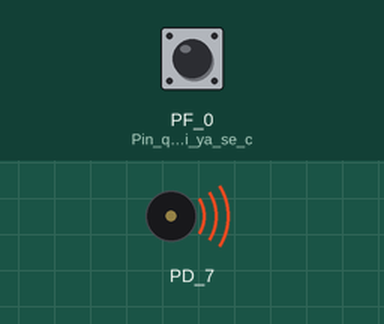
Recording of a sketch running on a simulated TI Tiva C LaunchPad. On the bench: buzzer (waves = sounding). Inputs (shaded band) come from the test bench; at power-on: PF_0 (Pin_que_recibe_si_ya_se_c) HIGH.

Above: at 1.91 s.
2.5 s: PF_0 (Pin_que_recibe_si_ya_se_c) pulled LOW for 0.45 s
At 2.85 s:
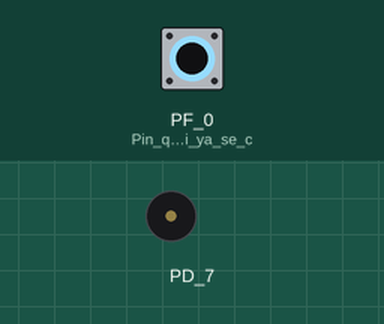
Timing chart, 0 to 32.4 s (numbered marks = the images above; inputs shaded):
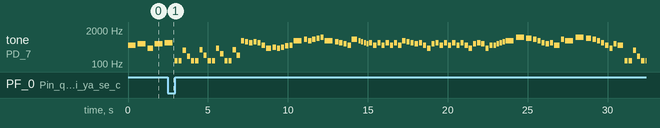

Measured:
- by itself, tone on PD_7: plays 131 Hz for 0.20 s, 131 Hz for 0.20 s, 330 Hz for 0.20 s, 196 Hz for 0.20 s, 131 Hz for 0.20 s, 131 Hz for 0.20 s … (104 notes in this stretch)

The sketch:

MusicaProyecto.ino
```cpp
#include <stdint.h>

#include "pitches.h"

//Bandera para saber si ya inició el juego o no
int x = 0;

//Notas del Rick Roll
int RickRoll[] = {
  NOTE_C5, NOTE_D5, NOTE_G4, NOTE_D5, NOTE_E5, NOTE_G5, NOTE_F5, NOTE_E5, NOTE_C5, NOTE_D5, NOTE_G4, 0,
  NOTE_G4, NOTE_G4, NOTE_A4, NOTE_C5, 0, NOTE_C5,
  NOTE_C5, NOTE_D5, NOTE_G4, NOTE_D5, NOTE_E5, NOTE_G5, NOTE_F5, NOTE_E5, NOTE_C5, NOTE_D5, NOTE_G4, NOTE_B4, NOTE_C5, 0, NOTE_C5, 0, NOTE_C5, NOTE_C5, 0, NOTE_C5, 0,
  NOTE_A4, 0, NOTE_B4, 0, NOTE_C4, 0, NOTE_C4, 0, NOTE_D4, 0, NOTE_B4, 0, NOTE_A4, NOTE_G4, 0,
  NOTE_A4, 0, NOTE_A4, 0, NOTE_B4, 0, NOTE_C5, 0, NOTE_A4, 0, NOTE_G4, 0, NOTE_G5, 0, NOTE_G5, NOTE_D5, 0,
  NOTE_A4, 0, NOTE_A4, 0, NOTE_B4, 0, NOTE_C5, 0, NOTE_A4, 0, NOTE_C5, 0, NOTE_D5, 0, NOTE_B4, 0, NOTE_A4, 0, NOTE_G4, 0,
  NOTE_A4, 0, NOTE_A4, NOTE_B4, NOTE_C5, NOTE_A4, NOTE_G4, 0, NOTE_D5, 0, NOTE_D5, 0, NOTE_D5, 0, NOTE_E5, 0, NOTE_D5, 0,
  NOTE_C5, 0, NOTE_D5, 0, NOTE_E5, 0, NOTE_C5, 0, NOTE_D5, 0, NOTE_D5, 0, NOTE_D5, 0, NOTE_E5, 0, NOTE_D5, NOTE_G4, 0,
  NOTE_A4, 0, NOTE_B4, 0, NOTE_C5, 0, NOTE_A4, 0, NOTE_D5, 0, NOTE_E5, 0, NOTE_D5, 0,
  NOTE_G4, NOTE_A4, NOTE_C5, NOTE_A4, NOTE_E5, NOTE_E5, NOTE_D5, 0,
  NOTE_G4, NOTE_A4, NOTE_C5, NOTE_A4, NOTE_D5, NOTE_D5, NOTE_C5, NOTE_B4, NOTE_A4, 0,
  NOTE_G4, NOTE_A4, NOTE_C5, NOTE_A4, NOTE_C5, NOTE_D5, NOTE_B4, NOTE_A4, NOTE_G4, 0, NOTE_G4, NOTE_D5, NOTE_C5, 0,
  NOTE_G4, NOTE_A4, NOTE_C5, NOTE_A4, NOTE_E5, NOTE_E5, NOTE_D5, 0,
  NOTE_G4, NOTE_A4, NOTE_C5, NOTE_A4, NOTE_G5, NOTE_B4, NOTE_C5, NOTE_B4, NOTE_A4, 0,
  NOTE_G4, NOTE_A4, NOTE_C5, NOTE_A4, NOTE_C5, NOTE_D5, NOTE_B4, NOTE_A4, NOTE_G4, 0, NOTE_G4, NOTE_D5, NOTE_C5, 0
};

//Notas del Pokemon
int Pokemon[] = {
  NOTE_C3, NOTE_C3, NOTE_E4, NOTE_G3,
  NOTE_C3, NOTE_C3, NOTE_F4, NOTE_A3,
  NOTE_C3, NOTE_C3, NOTE_G4, NOTE_B3,
  NOTE_C3, NOTE_C3, NOTE_F4, NOTE_A3,
  NOTE_G5, NOTE_F5, NOTE_E5, NOTE_F5, NOTE_E5, NOTE_C5, NOTE_G4,
  NOTE_A4, NOTE_G4, NOTE_A4, NOTE_B4, NOTE_C5, NOTE_G5,
  NOTE_A5, NOTE_G5, NOTE_A5, NOTE_B5, NOTE_C6, NOTE_G5,
  NOTE_F5, NOTE_E5, NOTE_D5, NOTE_C5, NOTE_A5,
  NOTE_G5, NOTE_F5, NOTE_E5, NOTE_D5,
  NOTE_E5, NOTE_C5, NOTE_E5, NOTE_C5, NOTE_E5, NOTE_C5, NOTE_E5, NOTE_C5,
  NOTE_G5, NOTE_F5, NOTE_E5, NOTE_D5, NOTE_E5, NOTE_C5, NOTE_G4, NOTE_D5,
  NOTE_E5, NOTE_C5, NOTE_E5, NOTE_C5, NOTE_E5, NOTE_C5, NOTE_E5, NOTE_C5,
  NOTE_G4, NOTE_D5, NOTE_E5, NOTE_D5, NOTE_G4, NOTE_C5,
  NOTE_C5, NOTE_D5, NOTE_E5, NOTE_F5, NOTE_G5,
  NOTE_C6, NOTE_B5, NOTE_A5, NOTE_G5, NOTE_E5, NOTE_D5, NOTE_E5, NOTE_C5,
  NOTE_A5, NOTE_G5, NOTE_C6, NOTE_B5, NOTE_A5, NOTE_G5, NOTE_E5, NOTE_C5, NOTE_G4, NOTE_D5, NOTE_C5,
  NOTE_C3, NOTE_C3, NOTE_E4, NOTE_G3,
  NOTE_C3, NOTE_C3, NOTE_F4, NOTE_A3,
  NOTE_C3, NOTE_C3, NOTE_G4, NOTE_B3,
  NOTE_C3, NOTE_C3, NOTE_F4, NOTE_A3
};

//Duración de las notas del Rick Roll
int RickRollDuraciones[] = {
  2, 2, 3, 2, 2, 7, 7, 7, 2, 2, 1, 2,
  7, 7, 7, 7, 7, 7,
  2, 2, 3, 2, 2, 7, 7, 7, 2, 2, 2, 4, 7, 7, 2, 7, 7, 7, 7, 7, 2,
  6, 7, 6, 7, 6, 7, 6, 7, 6, 7, 3, 7, 6, 1, 1,
  7, 7, 7, 7, 7, 7, 7, 7, 4, 7, 7, 7, 5, 5, 5, 1, 1,
  7, 7, 7, 7, 7, 7, 7, 7, 7, 7, 7, 7, 7, 4, 7, 7, 7, 7, 1, 2,
  7, 7, 4, 4, 4, 4, 4, 4, 7, 7, 7, 7, 7, 7, 7, 7, 3, 4,
  1, 7, 7, 7, 7, 7, 7, 7, 7, 7, 7, 7, 7, 7, 7, 7, 3, 3, 2,
  7, 7, 7, 7, 7, 7, 7, 4, 7, 7, 7, 7, 5, 2,
  8, 8, 8, 8, 4, 4, 4, 4,
  8, 8, 8, 8, 4, 4, 4, 8, 8, 4,
  8, 8, 8, 8, 2, 4, 3, 6, 6, 8, 4, 2, 1, 4,
  8, 8, 8, 8, 4, 4, 4, 4,
  8, 8, 8, 8, 3, 4, 4, 8, 8, 4,
  8, 8, 8, 8, 2, 4, 3, 6, 6, 8, 4, 2, 1, 4
};

//Duración de las notas del Pokemon
int PokemonDuraciones[] = {
  5, 5, 5, 5,
  5, 5, 5, 5,
  5, 5, 5, 5,
  5, 5, 5, 5,
  5, 5, 5, 5, 5, 5, 3,
  5, 5, 5, 5, 5, 2,
  5, 5, 5, 5, 5, 2,
  5, 5, 5, 5, 3,
  8, 8, 8, 8,
  5, 5, 5, 5, 5, 5, 5, 5,
  5, 5, 5, 5, 5, 5, 5, 5,
  5, 5, 5, 5, 5, 5, 5, 5,
  5, 5, 5, 5, 5, 5,
  7, 7, 7, 7, 2,
  2, 3, 5, 5, 5, 5, 5, 3,
  5, 2, 2, 3, 5, 5, 5, 5, 5, 5, 3
};

void setup() {

  pinMode(PF_0, INPUT_PULLUP);          //Pin que recibe si ya se cambia la canción

}

void loop() {

    for (int thisNote = 0; (thisNote < 207) && (x == 0) ; thisNote++)     //Recorrer las listas de notas y duración de las notas para reproducir el Rick Roll
    {
      int noteDuration = 1000 / RickRollDuraciones[thisNote];
      tone(PD_7, RickRoll[thisNote], noteDuration);

      int pauseBetweenNotes = noteDuration * 1.25;
      delay(pauseBetweenNotes);

      noTone(PD_7);

      int ButtonState1 = digitalRead(PF_0);
      if (ButtonState1 == LOW)
      {
         x = 1;
      }
    }

    for (int thisNote = 0; (thisNote < 98) && (x == 1) ; thisNote++)      //Recorrer las listas de notas y duración de las notas para reproducir la canción de Pokemon
    {

      int noteDuration = 1000 / PokemonDuraciones[thisNote];
      tone(PD_7, Pokemon[thisNote], noteDuration);

      int pauseBetweenNotes = noteDuration * 1.30;
      delay(pauseBetweenNotes);

      noTone(PD_7);
    }
}
```

pitches.h
```cpp
/*************************************************
 * Public Constants
 *************************************************/

#define NOTE_B0  31
#define NOTE_C1  33
#define NOTE_CS1 35
#define NOTE_D1  37
#define NOTE_DS1 39
#define NOTE_E1  41
#define NOTE_F1  44
#define NOTE_FS1 46
#define NOTE_G1  49
#define NOTE_GS1 52
#define NOTE_A1  55
#define NOTE_AS1 58
#define NOTE_B1  62
#define NOTE_C2  65
#define NOTE_CS2 69
#define NOTE_D2  73
#define NOTE_DS2 78
#define NOTE_E2  82
#define NOTE_F2  87
#define NOTE_FS2 93
#define NOTE_G2  98
#define NOTE_GS2 104
#define NOTE_A2  110
#define NOTE_AS2 117
#define NOTE_B2  123
#define NOTE_C3  131
#define NOTE_CS3 139
#define NOTE_D3  147
#define NOTE_DS3 156
#define NOTE_E3  165
#define NOTE_F3  175
#define NOTE_FS3 185
#define NOTE_G3  196
#define NOTE_GS3 208
#define NOTE_A3  220
#define NOTE_AS3 233
#define NOTE_B3  247
#define NOTE_C4  262
#define NOTE_CS4 277
#define NOTE_D4  294
#define NOTE_DS4 311
#define NOTE_E4  330
#define NOTE_F4  349
#define NOTE_FS4 370
#define NOTE_G4  392
#define NOTE_GS4 415
#define NOTE_A4  440
#define NOTE_AS4 466
#define NOTE_B4  494
#define NOTE_C5  523
#define NOTE_CS5 554
#define NOTE_D5  587
#define NOTE_DS5 622
#define NOTE_E5  659
#define NOTE_F5  698
#define NOTE_FS5 740
#define NOTE_G5  784
#define NOTE_GS5 831
#define NOTE_A5  880
#define NOTE_AS5 932
#define NOTE_B5  988
#define NOTE_C6  1047
#define NOTE_CS6 1109
#define NOTE_D6  1175
#define NOTE_DS6 1245
#define NOTE_E6  1319
#define NOTE_F6  1397
#define NOTE_FS6 1480
#define NOTE_G6  1568
#define NOTE_GS6 1661
#define NOTE_A6  1760
#define NOTE_AS6 1865
#define NOTE_B6  1976
#define NOTE_C7  2093
#define NOTE_CS7 2217
#define NOTE_D7  2349
#define NOTE_DS7 2489
#define NOTE_E7  2637
#define NOTE_F7  2794
#define NOTE_FS7 2960
#define NOTE_G7  3136
#define NOTE_GS7 3322
#define NOTE_A7  3520
#define NOTE_AS7 3729
#define NOTE_B7  3951
#define NOTE_C8  4186
#define NOTE_CS8 4435
#define NOTE_D8  4699
#define NOTE_DS8 4978
```
